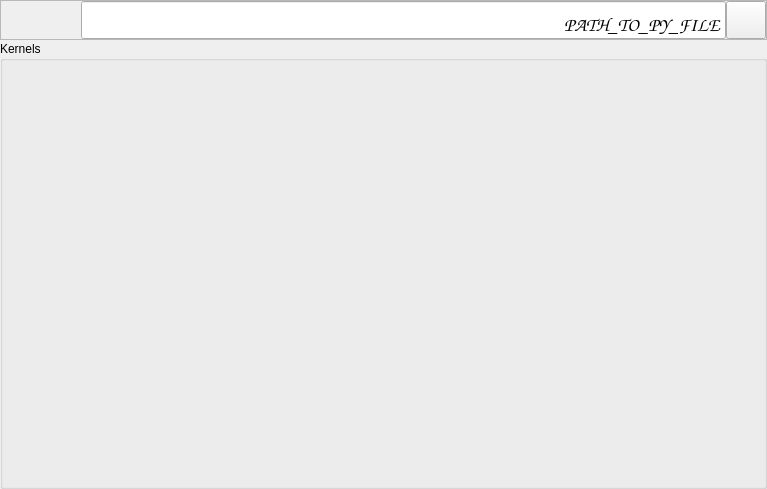
<?xml version="1.0" encoding="UTF-8"?>
<ui version="4.0">
 <class>Form</class>
 <widget class="QWidget" name="Form">
  <property name="geometry">
   <rect>
    <x>0</x>
    <y>0</y>
    <width>767</width>
    <height>489</height>
   </rect>
  </property>
  <property name="windowTitle">
   <string>Form</string>
  </property>
  <layout class="QHBoxLayout" name="log_layout">
   <property name="spacing">
    <number>0</number>
   </property>
   <property name="leftMargin">
    <number>0</number>
   </property>
   <property name="topMargin">
    <number>0</number>
   </property>
   <property name="rightMargin">
    <number>0</number>
   </property>
   <property name="bottomMargin">
    <number>0</number>
   </property>
   <item>
    <widget class="QWidget" name="widget" native="true">
     <layout class="QVBoxLayout" name="container_layout">
      <property name="spacing">
       <number>1</number>
      </property>
      <property name="leftMargin">
       <number>0</number>
      </property>
      <property name="topMargin">
       <number>0</number>
      </property>
      <property name="rightMargin">
       <number>0</number>
      </property>
      <property name="bottomMargin">
       <number>0</number>
      </property>
      <item>
       <widget class="QFrame" name="clear_warning">
        <property name="maximumSize">
         <size>
          <width>16777215</width>
          <height>40</height>
         </size>
        </property>
        <property name="frameShape">
         <enum>QFrame::StyledPanel</enum>
        </property>
        <property name="frameShadow">
         <enum>QFrame::Raised</enum>
        </property>
        <layout class="QHBoxLayout" name="horizontalLayout_6">
         <property name="spacing">
          <number>0</number>
         </property>
         <property name="leftMargin">
          <number>0</number>
         </property>
         <property name="topMargin">
          <number>0</number>
         </property>
         <property name="rightMargin">
          <number>0</number>
         </property>
         <property name="bottomMargin">
          <number>0</number>
         </property>
         <item>
          <widget class="QPushButton" name="execute_button">
           <property name="enabled">
            <bool>false</bool>
           </property>
           <property name="maximumSize">
            <size>
             <width>40</width>
             <height>40</height>
            </size>
           </property>
           <property name="text">
            <string/>
           </property>
           <property name="icon">
            <iconset>
             <normaloff>pic/start.png</normaloff>pic/start.png</iconset>
           </property>
           <property name="iconSize">
            <size>
             <width>30</width>
             <height>30</height>
            </size>
           </property>
           <property name="flat">
            <bool>true</bool>
           </property>
          </widget>
         </item>
         <item>
          <widget class="QPushButton" name="end_button">
           <property name="enabled">
            <bool>true</bool>
           </property>
           <property name="maximumSize">
            <size>
             <width>40</width>
             <height>40</height>
            </size>
           </property>
           <property name="text">
            <string/>
           </property>
           <property name="icon">
            <iconset>
             <normaloff>pic/end.png</normaloff>pic/end.png</iconset>
           </property>
           <property name="iconSize">
            <size>
             <width>30</width>
             <height>30</height>
            </size>
           </property>
           <property name="flat">
            <bool>true</bool>
           </property>
          </widget>
         </item>
         <item>
          <widget class="QLineEdit" name="source_path_edit">
           <property name="sizePolicy">
            <sizepolicy hsizetype="Preferred" vsizetype="Preferred">
             <horstretch>0</horstretch>
             <verstretch>0</verstretch>
            </sizepolicy>
           </property>
           <property name="font">
            <font>
             <family>Comic Sans MS</family>
             <pointsize>14</pointsize>
            </font>
           </property>
           <property name="styleSheet">
            <string notr="true"/>
           </property>
           <property name="text">
            <string>PATH_TO_PY_FILE</string>
           </property>
           <property name="frame">
            <bool>true</bool>
           </property>
           <property name="alignment">
            <set>Qt::AlignBottom|Qt::AlignRight|Qt::AlignTrailing</set>
           </property>
          </widget>
         </item>
         <item>
          <widget class="QPushButton" name="open_souce_button">
           <property name="sizePolicy">
            <sizepolicy hsizetype="Minimum" vsizetype="MinimumExpanding">
             <horstretch>0</horstretch>
             <verstretch>0</verstretch>
            </sizepolicy>
           </property>
           <property name="maximumSize">
            <size>
             <width>40</width>
             <height>40</height>
            </size>
           </property>
           <property name="text">
            <string/>
           </property>
           <property name="icon">
            <iconset>
             <normaloff>pic/open_folder.png</normaloff>pic/open_folder.png</iconset>
           </property>
          </widget>
         </item>
        </layout>
       </widget>
      </item>
      <item>
       <widget class="QGroupBox" name="groupBox">
        <property name="title">
         <string>Kernels</string>
        </property>
        <layout class="QHBoxLayout" name="kernel_layout">
         <property name="spacing">
          <number>0</number>
         </property>
         <property name="leftMargin">
          <number>0</number>
         </property>
         <property name="topMargin">
          <number>0</number>
         </property>
         <property name="rightMargin">
          <number>0</number>
         </property>
         <property name="bottomMargin">
          <number>0</number>
         </property>
        </layout>
       </widget>
      </item>
     </layout>
    </widget>
   </item>
  </layout>
 </widget>
 <resources/>
 <connections/>
</ui>
